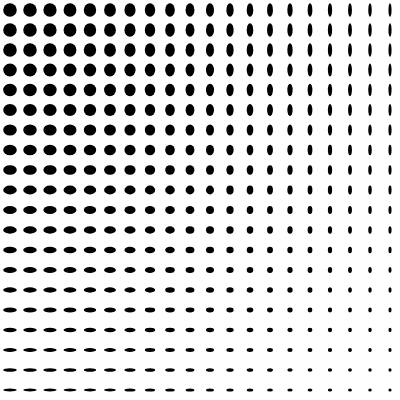
Frame 1 (no input)
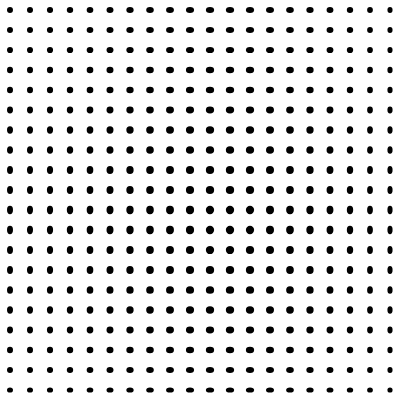
Frame 60 (no input)
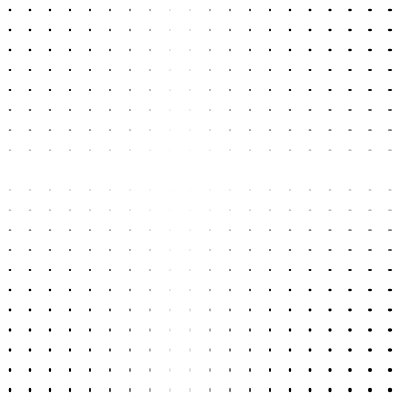
Frame 120 (the mouse pressed at the canvas centre since frame 60)

The p5.js sketch that drew these frames (run headless with seeded random() and noise() and a simulated clock; from frame 60 on, the mouse is pressed at the canvas centre):

// p5.js sketch
// ── sketch.js
var count = 20;
let size = 400;
let magnitude = 40;
let freq = 0.01;

function setup() {
    createCanvas(size, size);
    rectMode(CENTER);
    angleMode(DEGREES);
    noStroke();
    fill(0);
}

function draw() {
    background(255);

    let itemSize = size / count;
    translate(0.5 * itemSize, 0.5 * itemSize);

    for (let j = 0; j < count; j++) {
        for (let i = 0; i < count; i++) {
            let x = i * itemSize;
            let y = j * itemSize;

            let vx = magnitude * 2 * (noise(i * freq, frameCount * freq) - 0.5);
            let vy = magnitude * 2 * (noise(j * freq, frameCount * freq) - 0.5);

            push();

            translate(x, y);
            ellipse(0, 0, vx, vy);
            // line(0, 0, vx, vy);

            pop();
        }
    }
}
